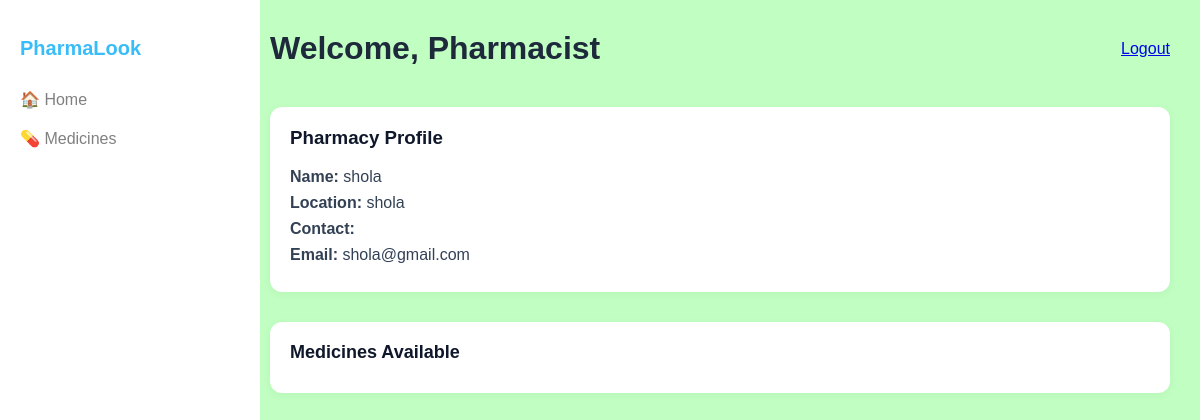
Screenshot of /profile (signed in) with the database file from the repository.
### app/database.py (models this page shows, shortened)
class Pharmacist(db.Model):
    id = db.Column(db.Integer, primary_key=True)
    name = db.Column(db.String(100), nullable=False)
    location = db.Column(db.String(100), nullable=False)
    email = db.Column(db.String(100), unique=True, nullable=False)
    password = db.Column(db.String(100), nullable=False)
    admin_approved = db.Column(db.Boolean, default=False)  # pending if False
    status = db.Column(db.String(20), default="pending")  # optional
    created_at = db.Column(db.DateTime, default=datetime.utcnow)

### app/routes.py (the view)
@routes_bp.route('/profile')
def profile():
    if 'id' not in session:
        return redirect(url_for('auth_bp.login'))  # User not logged in
    pharmacies = Pharmacist.query.get(session['id'])
    if not pharmacies:
        return "Pharmacist not found", 404
    return render_template('pprofile.html', pharmacies=pharmacies)

### app/templates/pprofile.html (shortened to what this page needs)
<!DOCTYPE html>
<html lang="en">
<head>
</head>
<body>
  <div class="sidebar">
    <h2>PharmaLook</h2>
    <a href="{{ url_for('routes_bp.home') }}">🏠 Home</a>
    <a href="{{ url_for('routes_bp.medicine') }}">💊 Medicines</a>
  </div>
  <div class="main-content">
    <div class="dashboard-header">
      <h1>Welcome, Pharmacist</h1>
      <div>
         <a href="..\..\index.html">Logout</a>
      </div>
    </div>
    <div class="profile-section">
      <h3>Pharmacy Profile</h3>
  <div class="profile-details">
    {% if pharmacies %}
    <p><strong>Name:</strong> {{ pharmacies.name }}</p>
    <p><strong>Location:</strong> {{ pharmacies.location }}</p>
    <p><strong>Contact:</strong> {{ pharmacies.phone_number }}</p>
    <p><strong>Email:</strong> {{ pharmacies.email }}</p>
  {% else %}
  <p>No pharmacy profile found.</p>
  {% endif %}
</div>
    </div>
    <div class="card-grid">
      <div class="card">
        <h3>Medicines Available</h3>
      </div>
    </div>
    </div>
</body>

### app/templates/pprofile.html (style rules this page uses)
body { margin: 0; font-family: Arial, sans-serif; background-color: rgb(192, 255, 193) ; }
.sidebar { position: fixed; top: 0; left: 0; height: 100vh; width: 220px; background-color: white; color: white; padding: 20px; }
.sidebar h2 { font-size: 20px; margin-bottom: 30px; color: #38bdf8; }
.sidebar a { display: block; color: gray; text-decoration: none; margin-bottom: 20px; font-size: 16px; }
.main-content { margin-left: 240px; padding: 30px; }
.dashboard-header { display: flex; justify-content: space-between; align-items: center; }
.dashboard-header h1 { margin: 0; color: #1e293b; }
.card-grid { display: grid; grid-template-columns: repeat(auto-fit, minmax(200px, 1fr)); gap: 20px; margin-top: 30px; }
.card { background-color: white; border-radius: 12px; box-shadow: 0 2px 8px rgba(0, 0, 0, 0.05); padding: 20px; }
.card h3 { margin: 0 0 10px; font-size: 18px; color: #0f172a; }
.profile-section { margin-top: 40px; background-color: white; border-radius: 12px; padding: 20px; box-shadow: 0 2px 8px rgba(0, 0, 0, 0.05); }
.profile-section h3 { margin-top: 0; color: #0f172a; }
.profile-details p { margin: 8px 0; color: #334155; }

### rows the page displays
Pharmacist: name "shola", location "shola", email "shola@gmail.com"
